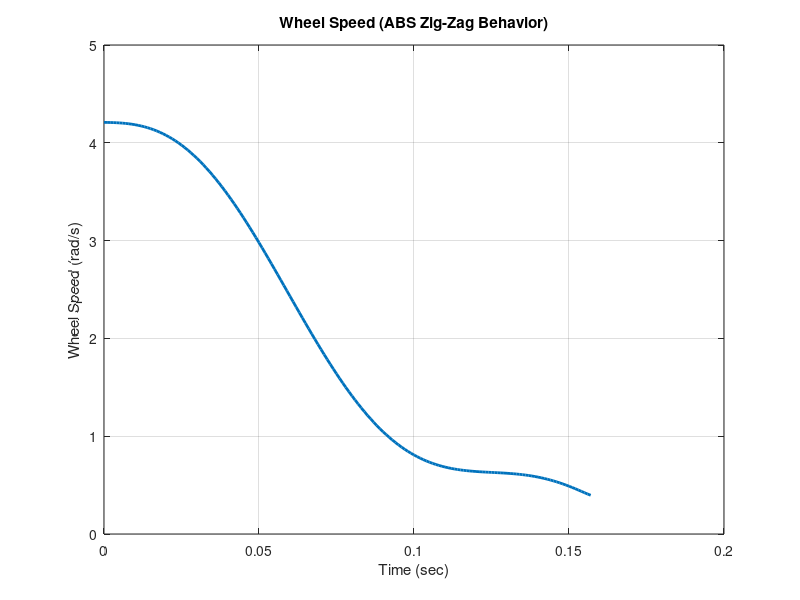
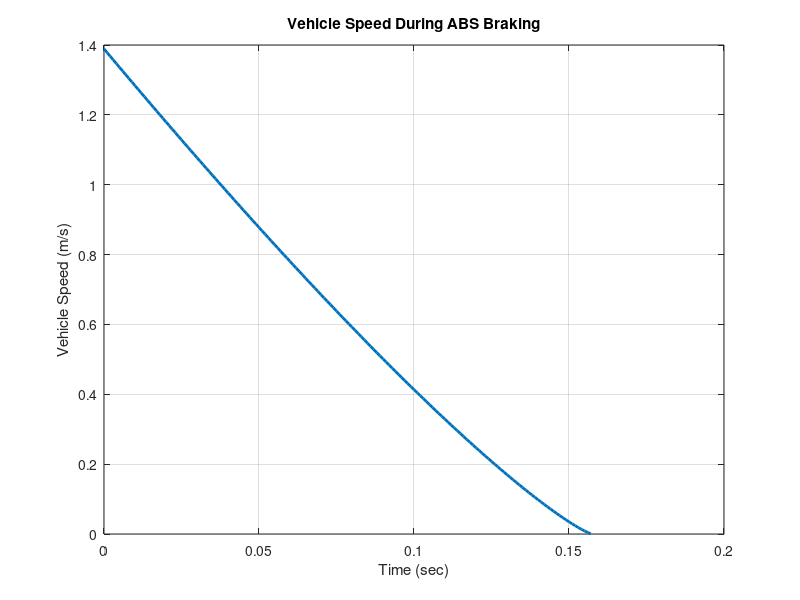

Recreate these plots in MATLAB, in order.
clc;
clear;
close all;

%% ---------------- INPUT ----------------
v_kmh = input('Enter vehicle speed in km/h: ');
v0 = v_kmh * 1000/3600;     % Convert to m/s

%% ---------------- CONSTANTS ----------------
g = 9.81;
M = 1700;                   % Full vehicle mass
m = M/4;                    % Quarter mass per wheel
R = 0.33;                   % Wheel Radius

I = 0.5 * m * R^2;          % Wheel inertia

mu_peak = 0.9;              % Dry asphalt peak

%% ---------------- THEORETICAL VALUES ----------------
a_theory = mu_peak * g;
t_stop = v0 / a_theory;
s_stop = v0^2 / (2*a_theory);

fprintf('\nInitial Vehicle Speed = %.2f m/s\n', v0);
fprintf('Initial Wheel Speed = %.2f rad/s\n', v0/R);
fprintf('Estimated Stopping Time ≈ %.2f sec\n', t_stop);
fprintf('Estimated Stopping Distance ≈ %.2f meters\n\n', s_stop);

%% ---------------- SIMULATION ----------------
dt = 0.001;
t = 0:dt:t_stop;

v = zeros(size(t));
w = zeros(size(t));

v(1) = v0;
w(1) = v0 / R;

zig_amp = 0.15 * w(1);     % 15% oscillation
zig_freq = 8;              % ABS frequency

for i = 2:length(t)

    % --- Vehicle deceleration ---
    v(i) = v0 * (1 - t(i)/t_stop)^1.2;  % nonlinear smooth
    if v(i) < 0
        v(i) = 0;
    end

    % --- Wheel oscillation ---
    base_w = v(i)/R;

    zig = zig_amp * exp(-3*t(i)) * sin(2*pi*zig_freq*t(i));

    w(i) = base_w + zig;

    if w(i) < 0
        w(i) = 0;
    end
end

%% ---------------- PLOTS ----------------

figure;
plot(t, w, 'LineWidth',2);
title('Wheel Speed (ABS Zig-Zag Behavior)');
xlabel('Time (sec)');
ylabel('Wheel Speed (rad/s)');
grid on;

figure;
plot(t, v, 'LineWidth',2);
title('Vehicle Speed During ABS Braking');
xlabel('Time (sec)');
ylabel('Vehicle Speed (m/s)');
grid on;